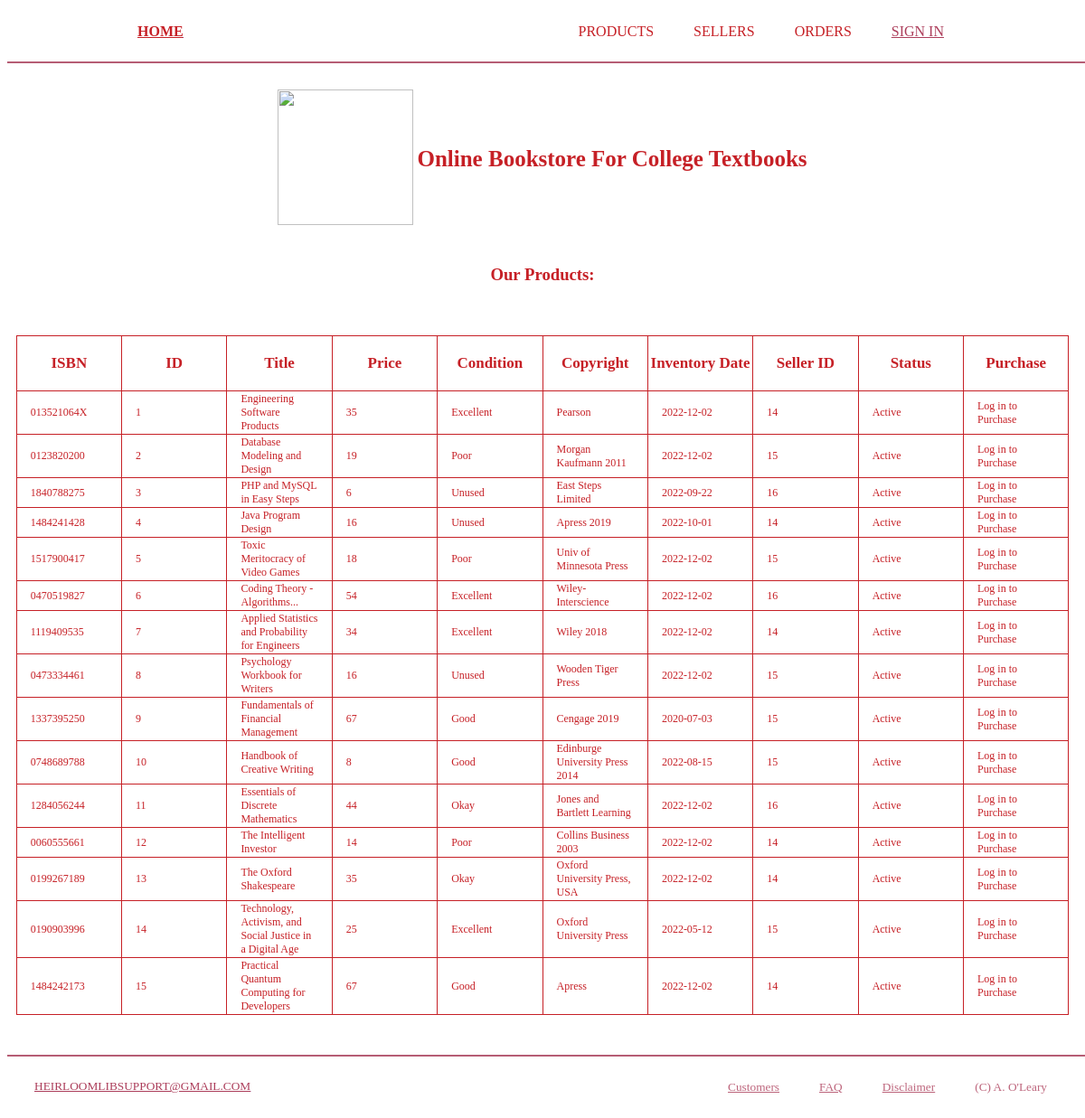
/webpages/products.php, run on the app's committed database.
### tables this page shows
CREATE TABLE IF NOT EXISTS t6_product (
    book_isbn VARCHAR(30) NOT NULL UNIQUE,
    book_id INT AUTO_INCREMENT,
    title VARCHAR(75) NOT NULL, 
    book_price DECIMAL,
    book_condition ENUM("Poor", "Okay", "Good", "Excellent", "Unused") DEFAULT "Good",
    copyright TEXT,
    inv_date DATE,
  	sell_id INT,
  	status ENUM("Active", "Deleted") NOT NULL,
    PRIMARY KEY(book_id),
  	FOREIGN KEY(sell_id) REFERENCES t6_seller(sell_id)
);

### webpages/products.php (the view, shortened to what this page needs)
<!DOCTYPE html>
<html lang="en">
    <head>
        <link rel="stylesheet" href="styles.css">
    </head>
    <body>
        <?php session_start(); include "header.php"; ?>
    </body>
    <div class="container">
    	    <main>
                <table>
                    <tr>
                        <th style="padding-top: 0.5cm; padding-bottom: 0.5cm;">
                            <img src="https://media.discordapp.net/attachments/475843835990114315/1023274755417182279/unknown.png"
                                alt="" width="150" height="150">
                        </th>
                        <th style="color: rgb(198, 32, 38); font-size: 25px; padding-top: 0.5cm; padding-bottom: 0.5cm;">
                            Online Bookstore For College Textbooks
                        </th>
                    </tr>
                </table>
                <h3 style="color: rgb(198, 32, 38)"><center> Our Products: </center></h3>
            </main>
    </div>
</html>
<?php
    $counter = NULL;
            if ($_SERVER['REQUEST_METHOD'] == "GET" && ISSET($_COOKIE['counter'])) {
                $counter = $_COOKIE['counter'];
            } else {
                $counter += 1;
            }
    require "../connect_db.php";
    if (ISSET($searchdata)) {
        echo "<div class = 'options'> <table>";
        echo "</div>";
        $q = "SELECT * FROM t6_product WHERE title LIKE \"%" . $searchdata . "%\"";
        $r = mysqli_query($dbc, $q);
        if ($r) {
            echo "
                <table border=1>
                <tr>
                    <th>ISBN</th>
                    <th>ID</th>
                    <th>Title</th>
                    <th>Price</th>
                    <th>Condition</th>
                    <th>Copyright</th>
                    <th>Inventory Date</th>
                    <th>Seller ID</th>
                    <th>Status</th>
                    <th>Purchase</th>
                </tr>
            ";
            while ($row = mysqli_fetch_array($r, MYSQLI_NUM)) {
                echo "<tr>" . "<td>" . $row[0] . "</td>" . "<td style = 'word-wrap: break-word;'>" . $row[1] . "</td>";
                echo "<td>" . $row[2] . "</td>" . "<td>" . $row[3] . "</td>";
                echo "<td style = 'word-wrap: break-word;'>" . $row[4] . "</td>" . "<td style = 'word-wrap: break-word;'>" . $row[5] . "</td>";
                echo "<td style = 'word-wrap: break-word;'>" . $row[6] . "</td>" . "<td style = 'word-wrap: break-word;'>" . $row[7] . "</td>";
                echo "<td>" . $row[8] . "</td>";
                if (ISSET($_POST[$row[0]])) {
                    $bookid_ordered = $row[1];
                    $orders[$counter] = $bookid_ordered;
                    $count = $_COOKIE["counter"];
                    setcookie($active_user . "_cart_$count", $bookid_ordered);
                    $order = $_COOKIE["cart"];
                }
                if (ISSET($_SESSION['login_status'])) {
                    $login_status = "LOGGED IN";
                    echo "<td>";
                    echo "<form action='' method='POST'>";
                    echo "<input style = 'width: 10%; padding-right: 2.185cm; color: white; background-color: rgb(222, 62, 91);' type='submit' name='" . $row[0] . "' value='Add to Cart'>";
                    echo "<br> <input type='hidden' name='counter' value='$counter'>";
                    echo "</form>";
                    echo "</td>";
                } else {
                    echo "<td>Log in to Purchase</td>";
                }
            }
            echo "</table>";
            echo "<br>";
            echo "<br>";
        }
    } else {
        echo "<div class = 'options'> <table>";
    echo "</div>";
    $q = "SELECT * FROM t6_product";
    $r = mysqli_query($dbc, $q);
    if ($r) {
        echo "
            <table border=1>
            <tr>
                <th>ISBN</th>
                <th>ID</th>
                <th>Title</th>
                <th>Price</th>
                <th>Condition</th>
                <th>Copyright</th>
                <th>Inventory Date</th>
                <th>Seller ID</th>
                <th>Status</th>
                <th>Purchase</th>
            </tr>
        ";
        while ($row = mysqli_fetch_array($r, MYSQLI_NUM)) {
            echo "<tr>" . "<td>" . $row[0] . "</td>" . "<td style = 'word-wrap: break-word;'>" . $row[1] . "</td>";
            echo "<td>" . $row[2] . "</td>" . "<td>" . $row[3] . "</td>";
            echo "<td style = 'word-wrap: break-word;'>" . $row[4] . "</td>" . "<td style = 'word-wrap: break-word;'>" . $row[5] . "</td>";
            echo "<td style = 'word-wrap: break-word;'>" . $row[6] . "</td>" . "<td style = 'word-wrap: break-word;'>" . $row[7] . "</td>";
            echo "<td>" . $row[8] . "</td>";
            if (ISSET($_SESSION['login_status'])) {
                $login_status = "LOGGED IN";
                echo "<td>";
                echo "<form action='' method='POST'>";
                echo "<input style = 'width: 10%; padding-right: 2.185cm; color: white; background-color: rgb(222, 62, 91);' type='submit' name='" . $row[0] . "' value='Add to Cart'>";
                echo "<br> <input type='hidden' name='counter' value='$counter'>";
                echo "</form>";
                echo "</td>";
            } else {
                echo "<td>Log in to Purchase</td>";
            }
        }
        echo "</table>";
        }
    }
?>
<?php
    include "footer.php";
?>

### webpages/styles.css (style rules this page uses)
.container { width: 80%; margin: 0 auto; }
body { padding-top: 70px; padding-bottom: 70px; }
table { margin-left: auto; margin-right: auto; }
.options table { border: 1px solid rgb(198, 32, 38); border-collapse: collapse; color: rgb(198, 32, 38); width: 70%; margin-right: auto; margin-left: auto; height: 1cm; table-layout: fixed; }
.options th { font-size: 17px; font-weight: bold; padding-top: 20px; padding-bottom: 20px; height: 0.5cm; width: 3cm; }
.options td { font-size: 12px; padding-left: 15px; padding-right: 15px; text-align: left; }
.options tr { border: 1px solid rgb(198, 32, 38); color: rgb(198, 32, 38); text-align: center; }

### webpages/header.php (style rules this page uses)
body { padding-top: 70px; padding-bottom: 70px; }

### webpages/footer.php (style rules this page uses)
body { padding-top: 70px; padding-bottom: 70px; }

### data on the page
t6_product: book_isbn "013521064X", book_id "1", title "Engineering Software Products", book_price "35", book_condition "Excellent", copyright "Pearson", inv_date "2022-12-02", sell "14", status "Active"
t6_product: book_isbn "0123820200", book_id "2", title "Database Modeling and Design", book_price "19", book_condition "Poor", copyright "Morgan Kaufmann 2011", inv_date "2022-12-02", sell "15", status "Active"
t6_product: book_isbn "1840788275", book_id "3", title "PHP and MySQL in Easy Steps", book_price "6", book_condition "Unused", copyright "East Steps Limited", inv_date "2022-09-22", sell "16", status "Active"
t6_product: book_isbn "1484241428", book_id "4", title "Java Program Design", book_price "16", book_condition "Unused", copyright "Apress 2019", inv_date "2022-10-01", sell "14", status "Active"
t6_product: book_isbn "1517900417", book_id "5", title "Toxic Meritocracy of Video Games", book_price "18", book_condition "Poor", copyright "Univ of Minnesota Press", inv_date "2022-12-02", sell "15", status "Active"
t6_product: book_isbn "0470519827", book_id "6", title "Coding Theory - Algorithms...", book_price "54", book_condition "Excellent", copyright "Wiley-Interscience", inv_date "2022-12-02", sell "16", status "Active"
t6_product: book_isbn "1119409535", book_id "7", title "Applied Statistics and Probability for Engineers", book_price "34", book_condition "Excellent", copyright "Wiley 2018", inv_date "2022-12-02", sell "14", status "Active"
t6_product: book_isbn "0473334461", book_id "8", title "Psychology Workbook for Writers", book_price "16", book_condition "Unused", copyright "Wooden Tiger Press", inv_date "2022-12-02", sell "15", status "Active"
t6_product: book_isbn "1337395250", book_id "9", title "Fundamentals of Financial Management", book_price "67", book_condition "Good", copyright "Cengage 2019", inv_date "2020-07-03", sell "15", status "Active"
t6_product: book_isbn "0748689788", book_id "10", title "Handbook of Creative Writing", book_price "8", book_condition "Good", copyright "Edinburge University Press 2014", inv_date "2022-08-15", sell "15", status "Active"
t6_product: book_isbn "1284056244", book_id "11", title "Essentials of Discrete Mathematics", book_price "44", book_condition "Okay", copyright "Jones and Bartlett Learning", inv_date "2022-12-02", sell "16", status "Active"
t6_product: book_isbn "0060555661", book_id "12", title "The Intelligent Investor", book_price "14", book_condition "Poor", copyright "Collins Business 2003", inv_date "2022-12-02", sell "14", status "Active"
t6_product: book_isbn "0199267189", book_id "13", title "The Oxford Shakespeare", book_price "35", book_condition "Okay", copyright "Oxford University Press, USA", inv_date "2022-12-02", sell "14", status "Active"
t6_product: book_isbn "0190903996", book_id "14", title "Technology, Activism, and Social Justice in a Digital Age", book_price "25", book_condition "Excellent", copyright "Oxford University Press", inv_date "2022-05-12", sell "15", status "Active"
t6_product: book_isbn "1484242173", book_id "15", title "Practical Quantum Computing for Developers", book_price "67", book_condition "Good", copyright "Apress", inv_date "2022-12-02", sell "14", status "Active"

### other printed values
$fileAuthor "A. O'Leary"
